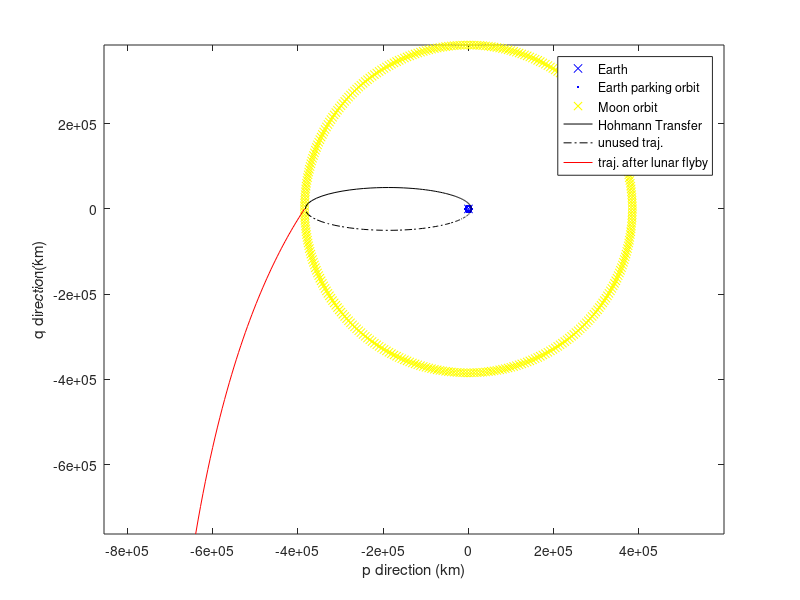

Write the MATLAB code that produced this figure.
close all;


% find places you need to replace
% by looking for "replace" variable
replace = 0;

% struct to save information
pathToFolder = 'C:\Users\davee\Desktop\Classes 2022\Orbital Mech\';
firstName = 'Colton'; % replace with your first and last name!
lastName = 'Davies'; % replace
HomeworkTitle = 'Homework8';
saveFilename = [HomeworkTitle '_' firstName '_' lastName '.mat'];
savePathAndFilename = [pathToFolder saveFilename];


aMoon = 384400; % km
r_earth = 6378; % km
r_moon = 1737; %km
muEarth = 398600; % km^3/s^2
muMoon = 4902.5; % km^3/s^2

parkOrbitEarthAlt = 210; % km
parkOrbitMoonAlt = 160; % km
rLunarParkingOrbit = r_moon + parkOrbitMoonAlt; % km
rEarthParkingOrbit = r_earth + parkOrbitEarthAlt; %km
rHohmannApogee = aMoon - rLunarParkingOrbit %km
rHohmannPerigee = rEarthParkingOrbit % km



%% part 1a 
aHohmann = (1/2)*(rHohmannPerigee+rHohmannApogee)
eccHohmann = (aHohmann-rHohmannPerigee)/aHohmann
%Depart from parking orbit about earth



% delta v is at periapsis where the velocity and delta v will  be
% tangential


% find the vel at apoapsis and periapsis of hohmann

% velocity magnitude at periapsis (departing from Earth parking orbit)
vHohmannPerigee = sqrt(2*((muEarth/rHohmannPerigee)-(muEarth/(aHohmann^2))))

% at apoapsis (arriving at lunar orbit)
vHohmannApoapsis = sqrt(2*((muEarth/rHohmannApogee)-(muEarth/(2*aHohmann))))

h8_p1a_struct = {aHohmann,eccHohmann,vHohmannPerigee,vHohmannApoapsis};
%% part 1b

% find the circular velcoity magnitude along this orbit (earth parking orbit)
v_park_Earth = sqrt(muEarth/rEarthParkingOrbit)

% delta v1 (departure from Earth parking orbit
delta_v_departEarthParkOrbit = abs(v_park_Earth-vHohmannPerigee)

h8_p1b_struct = {v_park_Earth,delta_v_departEarthParkOrbit};

%% part 1c
% find the circular velcoity along this orbit (lunar parking orbit)
v_park_Moon = sqrt(muMoon/rLunarParkingOrbit)

% what is the velocity of the moon with respect to earth
vMoon = sqrt(muEarth/aMoon)

% The spacecraft is slower than the moon

% Speed in moon-centered view at incoming asymptote (all velocities are
% tangential)

v_inf_m_Moon = abs(vHohmannApoapsis - vMoon)

% energy equation
v_hyperbola_atMoonParkOrbit = sqrt(v_inf_m_Moon^2+(2*muMoon/rLunarParkingOrbit))

% TO find delta v2, the deltav to transfer from the hyperbola at periapsis
% to the circular parking orbit about the moon

delta_v_hyperbolaToMoonParkOrbit =  v_hyperbola_atMoonParkOrbit - v_park_Moon

h8_p1c_struct = {v_park_Moon,vMoon,v_inf_m_Moon,v_hyperbola_atMoonParkOrbit,delta_v_hyperbolaToMoonParkOrbit};
%% part 1d
% find the total delta v
delta_v_total = delta_v_departEarthParkOrbit + delta_v_hyperbolaToMoonParkOrbit


% find the TOF
Period  = 2*pi*sqrt(aHohmann^3/muEarth)
TOF = Period/2
TOFdays = TOF/(86400)

% find period of moon
PeriodMoon = 2*pi*sqrt(aMoon^3/muEarth)
moonDegreesMoved = (vMoon/aMoon)*TOF


h8_p1d_struct = {delta_v_total,Period,TOF,TOFdays,PeriodMoon,moonDegreesMoved};

%% part 1e
% 
% Plotting
figure; 
plot(0,0,'bx'); legend('Earth');
hold on;
xlabel('p direction (km)');
ylabel('q direction(km)');

thetas = (1:1:360)*pi/180;

rs_earthParking = rEarthParkingOrbit*ones(size(thetas));
xpos_sat = rs_earthParking.*cos(thetas );
ypos_sat = rs_earthParking.*sin(thetas);
plot(xpos_sat,ypos_sat,'.','Color','b'); % plot parking orbit
legend('Earth','Earth parking orbit');       
axis equal;


rs_moon = aMoon*ones(size(thetas));
xpos_moon = rs_moon.*cos(thetas);
ypos_moon = rs_moon.*sin(thetas)
plot(xpos_moon,ypos_moon,'x','Color','y'); % 
legend('Earth','Earth parking orbit','Moon orbit');       
axis equal;


eccHohmann = 1 - rHohmannPerigee/aHohmann

rs = thetas*0;
for ri = 1:length(thetas)
    rs(ri) = aHohmann*(1-eccHohmann^2)/(1+eccHohmann*cos(thetas(ri)));
end

plot(rs(1:end*.5).*cos(thetas(1:end*.5)), rs(1:end*.5).*sin(thetas(1:end*.5)),'k-'); % plot ellipse
plot(rs(end*.5+1:end).*cos(thetas(end*.5+1:end)), rs(end*.5+1:end).*sin(thetas(end*.5+1:end)),'k-.'); % plot ellipse
axis equal;

legend('Earth','Earth parking orbit','Moon orbit', 'Hohmann Transfer','unused traj.'); 

%% Problem 2

% part a is vector diagram (can draw)
% part b is also a vector diagram

%% part c
%%

% use energy equation to find semi - major axis of new hyperbola

abs_a_new_Moon = muMoon/v_inf_m_Moon^2


% find new eccentricity 
ecc_new_Moon = rLunarParkingOrbit/abs_a_new_Moon+1

% The triangle formed by v_inf_m_Moon v_inf_p_Moon and delta_v_eq is an
% isosceles triangle (legs of hyperbola the same)

flyByAngle = 2*asin(1/ecc_new_Moon);


% now use the fact that we have an isosceles triangle to find delta_v_eq
delta_v_eq = 2*abs(v_inf_m_Moon)*sin(flyByAngle/2)


v_plus = sqrt(vMoon^2+v_inf_m_Moon^2-(2*vMoon*v_inf_m_Moon*cos(flyByAngle)))
r_plus = rHohmannApogee;

gammaNew = asin(v_inf_m_Moon*sin(flyByAngle)/v_plus)

energyNew = v_plus^2/2 - muEarth/aMoon

aNew = muEarth/(2*energyNew)

% h = rv*cos(gamma) = sqrt(mu p) -> (rv*cos(gamma))^2 /mu = p
pNew = (aMoon*v_plus*cos(gammaNew))^2/muEarth

eNew = sqrt(1+pNew/aNew)

r_periapsis = aNew*(energyNew-1)

thetaNew = acosd((pNew/aMoon-1)/eNew)

h8_p2c_struct = {abs_a_new_Moon,ecc_new_Moon,flyByAngle,delta_v_eq,v_plus,r_plus,gammaNew,energyNew,aNew...
    pNew,eNew,r_periapsis,thetaNew};

%% part 2d
% plot ellipse 2
thetas = ((thetaNew):1:50+thetaNew)*pi/180;
rs_new = thetas*0;
for ri = 1:length(thetas)
    rs_new(ri) =pNew/(1+eNew*cos(thetas(ri)));
end

% change in periapsis
delta_omega = -(thetaNew-180);
plot(rs_new.*cos(thetas + delta_omega*pi/180), rs_new.*sin(thetas+ delta_omega*pi/180),'-','Color','r'); % plot ellipse


legend('Earth','Earth parking orbit','Moon orbit', 'Hohmann Transfer','unused traj.', 'traj. after lunar flyby');



save(savePathAndFilename,"h8_p1a_struct","h8_p1b_struct","h8_p1c_struct","h8_p1d_struct","h8_p2c_struct");